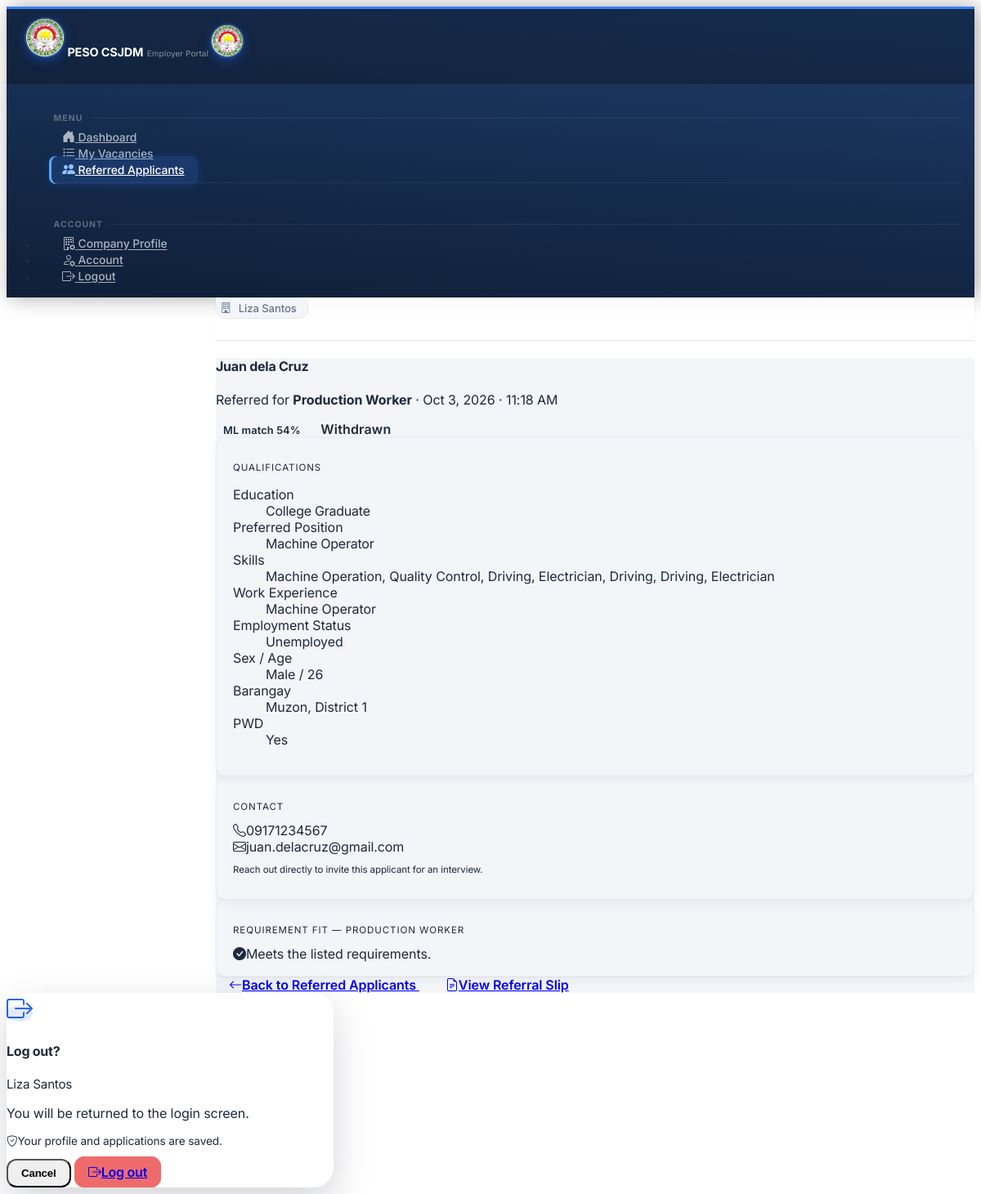
Before: /employer/referred/4 (signed in) with the older database file.
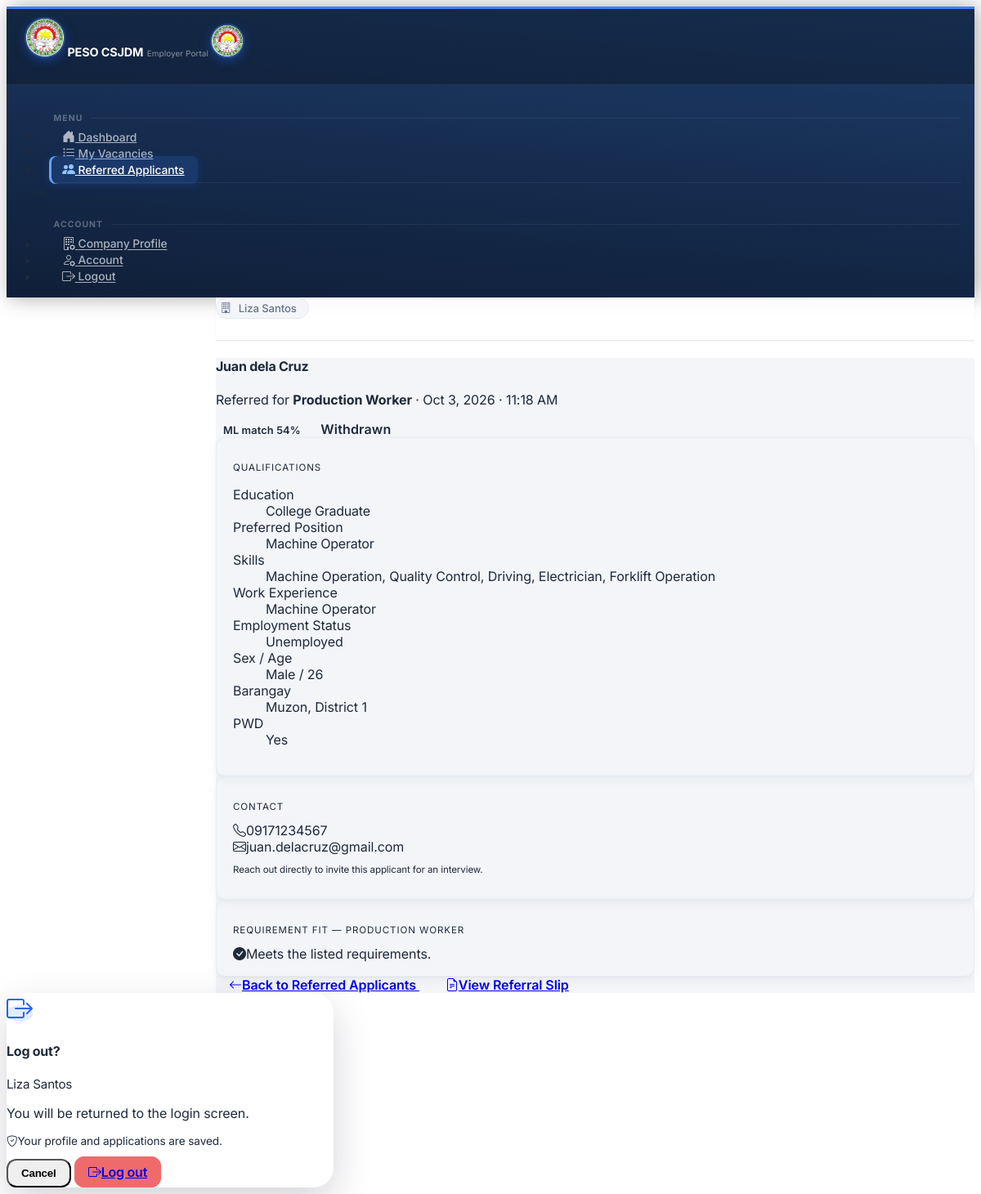
After: the same page with the newer database file.
### tables this page shows
CREATE TABLE "applicants" (
                applicant_id                 INTEGER  PRIMARY KEY AUTOINCREMENT,
                first_name         TEXT     NOT NULL,
                last_name          TEXT     NOT NULL,
                sex                TEXT,
                age                INTEGER,
                barangay           TEXT,
                district           TEXT,
                employment_status  TEXT     DEFAULT 'Unemployed',
                is_pwd             INTEGER  DEFAULT 0,
                educ_level         TEXT     NOT NULL,
                preferred_position TEXT     NOT NULL,
                skills             TEXT     NOT NULL,
                work_experience    TEXT,
                user_id            INTEGER  REFERENCES users(user_id),
                created_at         DATETIME DEFAULT CURRENT_TIMESTAMP,
                is_archived        INTEGER  DEFAULT 0
            , birthdate DATE, contact_number TEXT, middle_name TEXT, suffix TEXT, civil_status TEXT, address_line TEXT, city TEXT, province TEXT, height_cm TEXT, religion TEXT, tin TEXT, landline TEXT, disability TEXT, is_4ps INTEGER DEFAULT 0, household_id TEXT, is_wodp INTEGER DEFAULT 0, is_dswd_foodstamp INTEGER DEFAULT 0, is_caregiver INTEGER DEFAULT 0, is_ofw INTEGER DEFAULT 0, ofw_country TEXT, is_former_ofw INTEGER DEFAULT 0, former_ofw_country TEXT, ofw_return_date TEXT, employed_type TEXT, unemployed_reason TEXT, job_search_months INTEGER, pref_work_local TEXT, pref_work_overseas TEXT, languages TEXT, education TEXT, trainings TEXT, eligibilities TEXT, work_history TEXT, other_skills TEXT, certified INTEGER DEFAULT 0, certified_at DATETIME, photo TEXT);

### app.py (the view)
@app.route('/employer/referred/<int:rid>')
@employer_required
def employer_referred_detail(rid):
    emp = _get_my_employer()
    if not emp or not emp['is_approved']:
        return redirect(url_for('employer_profile'))
    db = get_db()
    r = db.execute('''
        SELECT r.referral_id, r.suitability_score AS score,
               r.status AS ref_status, r.referred_at AS ref_at,
               a.first_name, a.last_name, a.sex, a.age, a.barangay, a.district,
               a.employment_status, a.is_pwd, a.educ_level, a.preferred_position,
               a.skills, a.work_experience, a.work_history, a.contact_number,
               jv.job_title, jv.occupational_category,
               jv.req_gender, jv.req_age_min, jv.req_age_max, jv.req_education,
               jv.req_experience_months, jv.req_skills,
               u.email AS applicant_email
        FROM referrals r
        JOIN applicants a     ON r.applicant_id = a.applicant_id
        JOIN job_vacancies jv ON r.vacancy_id   = jv.vacancy_id
        LEFT JOIN users u     ON a.user_id       = u.user_id
        WHERE r.referral_id=? AND jv.employer_id=?
    ''', (rid, session['user_id'])).fetchone()
    if not r:
        flash('Referred applicant not found.', 'danger')
        return redirect(url_for('employer_referred'))
    return render_template('employer/referred_detail.html', r=r,
                           chips=req_summary(r), warnings=req_warnings(r, r, viewer='employer'))

### app.py (called while the page is built)
def get_db():
    if 'db' not in g:
        g.db = sqlite3.connect(DATABASE)
        g.db.row_factory = sqlite3.Row
        g.db.execute('PRAGMA foreign_keys = ON')
    return g.db

def _g(v, key):
    try:
        return v[key]
    except (KeyError, IndexError, TypeError):
        return None

def req_summary(v):
    out = []
    g = _g(v, 'req_gender')
    if g in ('Male', 'Female'):
        out.append(g)
    lo, hi = _g(v, 'req_age_min'), _g(v, 'req_age_max')
    if lo and hi:
        out.append(f'{lo}\u2013{hi} yrs old')
    elif lo:
        out.append(f'{lo}+ yrs old')
    elif hi:
        out.append(f'Up to {hi} yrs old')
    if _g(v, 'req_education'):
        out.append(edu_req_text(_g(v, 'req_education')))
    m = _g(v, 'req_experience_months')
    if m:
        out.append(f'{m}+ mos. experience')
    req_s = _g(v, 'req_skills')
    if req_s:
        skills = [s.strip() for s in req_s.split(',') if s.strip()]
        if skills:
            out.append('Skills: ' + ', '.join(skills))
    return out

def _get_my_employer():
    return get_db().execute(
        'SELECT * FROM employers WHERE user_id=?', (session['user_id'],)
    ).fetchone()

### templates/employer/referred_detail.html (shortened to what this page needs)
{% extends 'base_employer.html' %}
{% block content %}
<div class="d-flex align-items-center justify-content-between flex-wrap gap-2 mb-4">
  <div>
    <h4 class="fw-bold mb-0">{{ r.first_name }} {{ r.last_name }}</h4>
    <p class="text-muted small mb-0">Referred for <strong>{{ r.job_title }}</strong> · {{ r.ref_at|friendly_dt }}</p>
  </div>
  <div class="d-flex align-items-center gap-2">
    {% if r.score is not none %}
    <span class="badge bg-primary-subtle text-primary-emphasis" style="font-size:.8rem;">ML match {{ '%.0f'|format(r.score * 100) }}%</span>
    {% endif %}
    {% if r.ref_status == 'cancelled' %}
    <span class="badge bg-danger-subtle text-danger-emphasis">Withdrawn</span>
    {% else %}
    <span class="badge bg-success-subtle text-success-emphasis">Active</span>
    {% endif %}
  </div>
</div>
<div class="row g-3">
  <div class="col-lg-7">
    <div class="card shadow-sm border-0 h-100" style="border-radius:12px;">
      <div class="card-body p-4">
        <p class="fw-semibold text-muted mb-3" style="font-size:.72rem;letter-spacing:.08em;text-transform:uppercase;">Qualifications</p>
        <dl class="row mb-0 small">
          <dt class="col-sm-4 text-muted">Education</dt><dd class="col-sm-8 fw-semibold">{{ r.educ_level or '—' }}</dd>
          <dt class="col-sm-4 text-muted">Preferred Position</dt><dd class="col-sm-8 fw-semibold">{{ r.preferred_position or '—' }}</dd>
          <dt class="col-sm-4 text-muted">Skills</dt><dd class="col-sm-8">{{ r.skills or '—' }}</dd>
          <dt class="col-sm-4 text-muted">Work Experience</dt><dd class="col-sm-8">{{ r.work_experience or '—' }}</dd>
          <dt class="col-sm-4 text-muted">Employment Status</dt><dd class="col-sm-8">{{ r.employment_status or '—' }}</dd>
          <dt class="col-sm-4 text-muted">Sex / Age</dt><dd class="col-sm-8">{{ r.sex or '—' }}{% if r.age %} / {{ r.age }}{% endif %}</dd>
          <dt class="col-sm-4 text-muted">Barangay</dt><dd class="col-sm-8">{{ r.barangay or '—' }}{% if r.district %}, {{ r.district }}{% endif %}</dd>
          {% if r.is_pwd %}<dt class="col-sm-4 text-muted">PWD</dt><dd class="col-sm-8">Yes</dd>{% endif %}
        </dl>
      </div>
    </div>
  </div>
  <div class="col-lg-5">
    <div class="card shadow-sm border-0 mb-3" style="border-radius:12px;">
      <div class="card-body p-4">
        <p class="fw-semibold text-muted mb-3" style="font-size:.72rem;letter-spacing:.08em;text-transform:uppercase;">Contact</p>
        <div class="small mb-1"><i class="bi bi-telephone me-2 text-muted"></i>{{ r.contact_number or 'Not provided' }}</div>
        <div class="small"><i class="bi bi-envelope me-2 text-muted"></i>{{ r.applicant_email or 'Not provided' }}</div>
        <p class="text-muted mt-3 mb-0" style="font-size:.72rem;">Reach out directly to invite this applicant for an interview.</p>
      </div>
    </div>
    <div class="card shadow-sm border-0" style="border-radius:12px;">
      <div class="card-body p-4">
        <p class="fw-semibold text-muted mb-3" style="font-size:.72rem;letter-spacing:.08em;text-transform:uppercase;">Requirement Fit — {{ r.job_title }}</p>
        {% if warnings %}
        <div class="small text-warning-emphasis">
          {% for w in warnings %}
          <div class="mb-1"><i class="bi bi-exclamation-triangle-fill me-1"></i>{{ w }}</div>
          {% endfor %}
        </div>
        {% else %}
        <div class="small text-success"><i class="bi bi-check-circle-fill me-1"></i>Meets the listed requirements.</div>
        {% endif %}
      </div>
    </div>
  </div>
</div>
<div class="d-flex gap-2 mt-3">
  <a href="{{ url_for('employer_referred') }}" class="btn btn-outline-secondary btn-sm">
    <i class="bi bi-arrow-left me-1"></i>Back to Referred Applicants
  </a>
  <a href="{{ url_for('referral_slip', rid=r.referral_id) }}" target="_blank" class="btn btn-outline-primary btn-sm">
    <i class="bi bi-file-earmark-text me-1"></i>View Referral Slip
  </a>
</div>
{% endblock %}

Changed rows visible on the page:
changed applicants "Juan": skills "Machine Operation, Quality Control, Driving, Electrician, Driving, Driving, Electrician" → "Machine Operation, Quality Control, Driving, Electrician, Forklift Operation"
